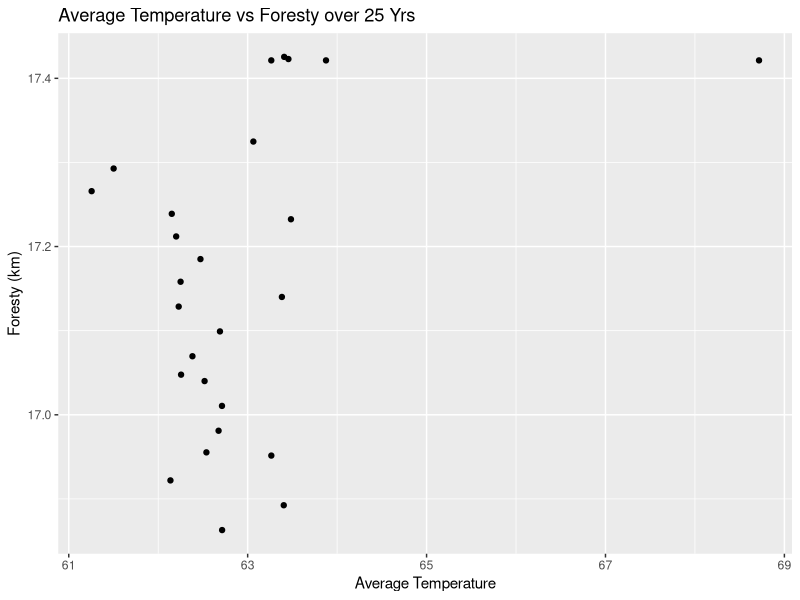
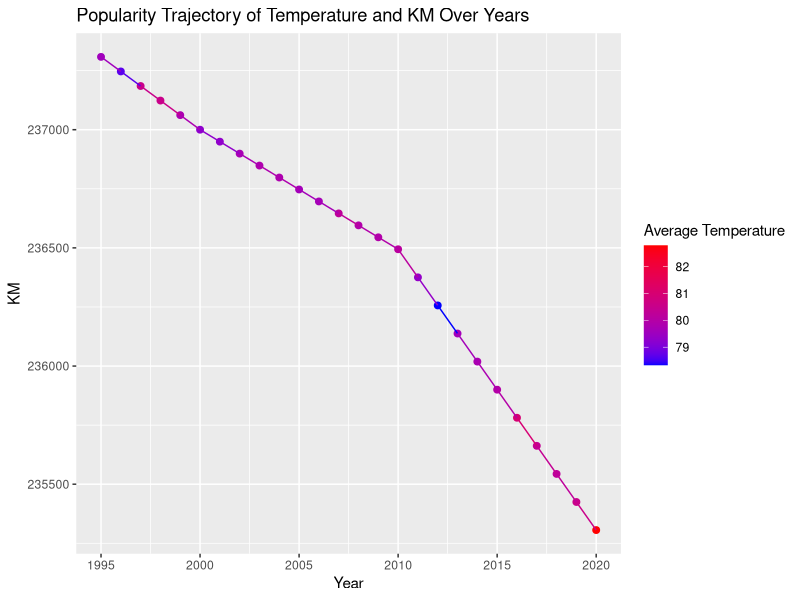
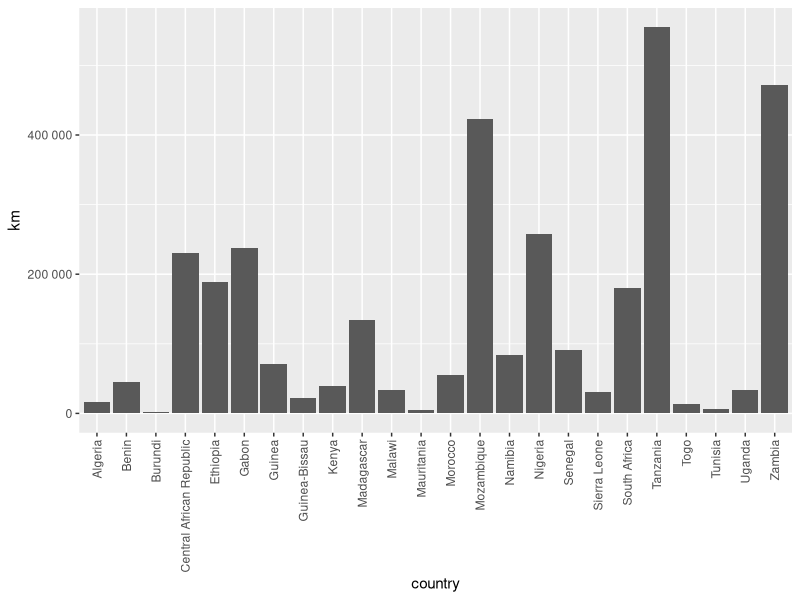

Reproduce these figures in R, in order.
## ---- chunk 1
library(readr)
library(dplyr)
library(tidyverse)
library(stringr)
library(ggplot2)
## ---- chunk 2
1 + 1
## ---- chunk 3
forest_km <- read_delim("forest_area_km.csv")
forest_percent <- read_delim("forest_area_percent.csv")
global_temp <- read_delim("Global_Temperatures.csv")
## ---- chunk 4
head(forest_km,5) 
head(forest_percent,5) 
head(global_temp,5)
## ---- chunk 5
forest_km <- forest_km %>%
  rename(country = `Country Name`)
  head(forest_km, 5)
## ---- chunk 6
forest_percent <- forest_percent %>%
  rename(country = `Country Name`)
  head(forest_km, 5)
## ---- chunk 7
global_temp <- global_temp %>%
  mutate(year = as.character(year))
## ---- chunk 8
countryList <- c('country', 'Country Code')

longForestKM <- forest_km %>%
   pivot_longer(!countryList, names_to = "year", values_to = "km")
longForestKM

## ---- chunk 9

longForestPercent <- forest_percent %>%
   pivot_longer(!countryList, names_to = "year", values_to = "percent")
longForestPercent
## ---- chunk 10
forest_km_percent <- left_join(longForestKM, longForestPercent)
forest_km_percent
## ---- chunk 11
final_set <- inner_join(global_temp, forest_km_percent)
final_set

final_set <- final_set %>%
  mutate(year = as.numeric(year))
## ---- chunk 12
final_set %>%
  filter(country == "Australia") %>%
ggplot(aes(x = average_temperature , y = percent)) +
  geom_point() +
  labs(title = "Average Temperature vs Foresty over 25 Yrs",
       x = "Average Temperature",
       y = "Foresty (km)")
## ---- chunk 13
final_set %>%
  filter(country == "Gabon") %>%
  ggplot(aes(x = year, y = km, color = average_temperature)) +
  geom_point(size = 2) +
  geom_line() +  # Add this line to connect the points
  scale_color_gradient(low = "blue", high = "red") +
  labs(x = "Year", y = "KM", color = "Average Temperature", 
       title = "Popularity Trajectory of Temperature and KM Over Years")

## ---- chunk 14
library(scales)

final_set %>%
  filter(region == "Africa", year == "1995") %>%
  ggplot() +
  geom_bar(mapping = aes(x = country, y = km), stat = "identity") +
  theme(axis.text.x = element_text(angle = 90, vjust = 0.5, hjust=1)) +
  scale_y_continuous(labels = label_number())

